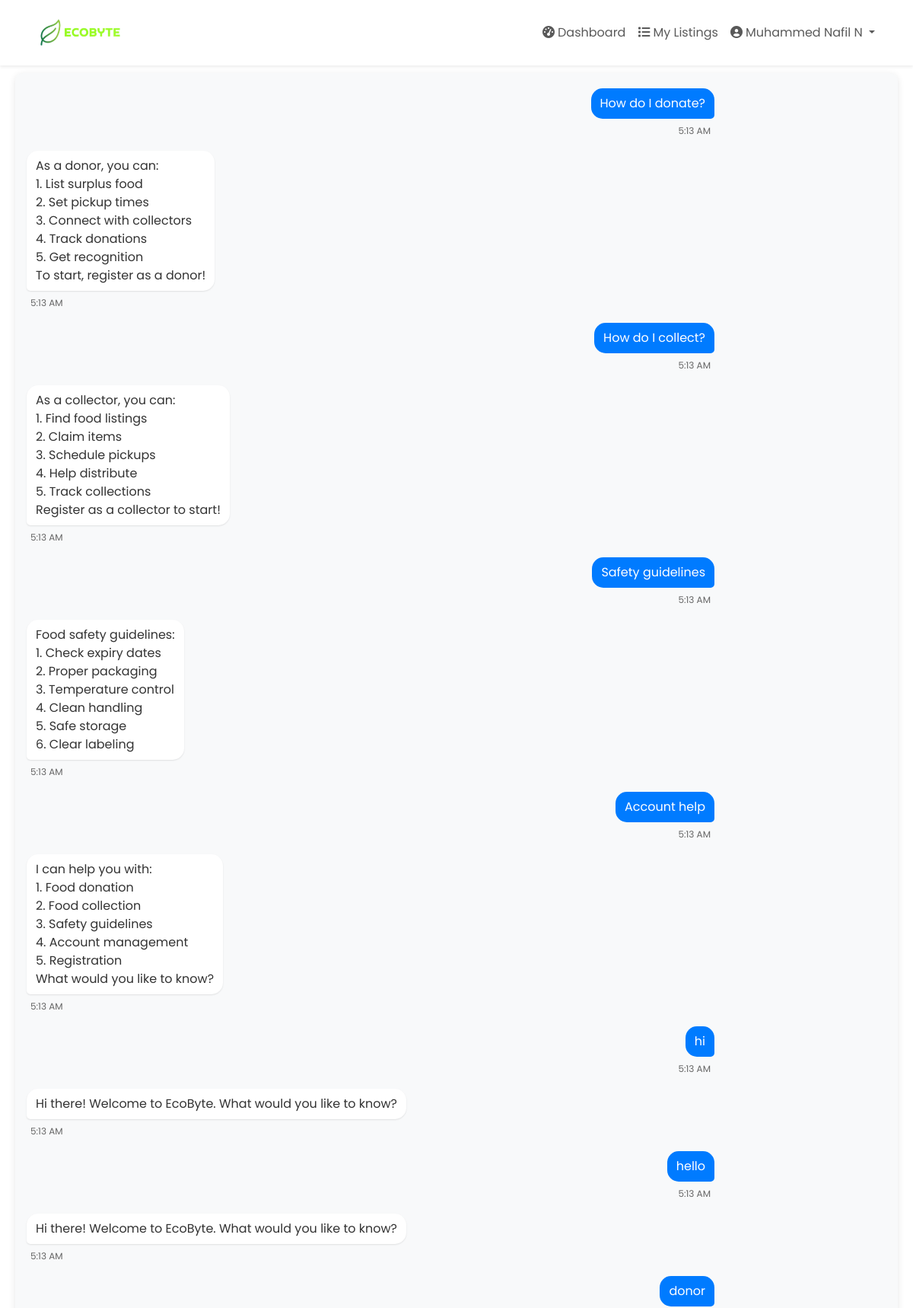
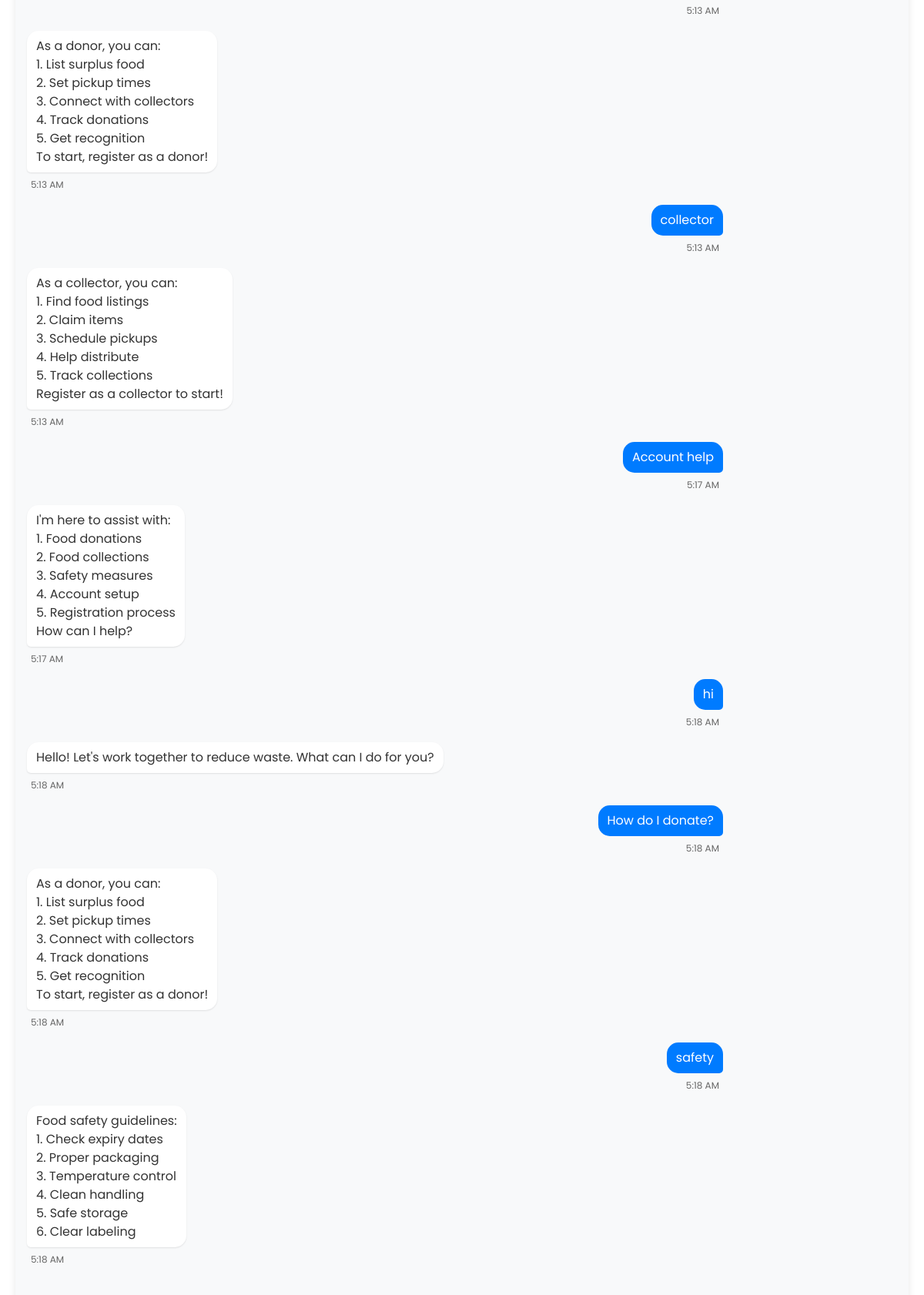
Page /chat/ (signed in, upper part) on the committed database (2 pictures, top to bottom).
### web/models.py (models this page shows, shortened)
class User(AbstractUser):
    USER_TYPE_CHOICES = (
        ('donor', 'Donor'),
        ('collector', 'Collector'),
    )
    username = None
    email = models.EmailField(_('email address'), unique=True)
    name = models.CharField(max_length=255)
    phone = models.CharField(max_length=15)
    user_type = models.CharField(max_length=10, choices=USER_TYPE_CHOICES)
    created_at = models.DateTimeField(auto_now_add=True)
    updated_at = models.DateTimeField(auto_now=True)
    USERNAME_FIELD = 'email'
    REQUIRED_FIELDS = ['name', 'phone', 'user_type']
    objects = UserManager()
    @property
    def is_donor(self):
        return self.user_type == 'donor'

### chatbot/models.py (models this page shows, shortened)
class ChatMessage(models.Model):
    user = models.ForeignKey(settings.AUTH_USER_MODEL, on_delete=models.CASCADE)
    message = models.TextField()
    is_bot = models.BooleanField(default=False)
    created_at = models.DateTimeField(auto_now_add=True)
    class Meta:
        ordering = ['created_at']

### chatbot/views.py (the view, shortened to what this page needs)
# urls.py: path('', views.chat_view, name='chat'),
@login_required
def chat_view(request):
    chat_history = ChatMessage.objects.filter(user=request.user).order_by('created_at')
    return render(request, 'chatbot/chat.html', {
        'chat_history': chat_history
    })

### chatbot/templates/chatbot/chat.html (shortened to what this page needs)
{% extends 'base.html' %}
{% load static %}
{% block content %}
<div class="chat-container">
    <div class="chat-messages" id="chat-messages">
        {% for message in chat_history %}
            <div class="message {% if message.is_bot %}bot-message{% else %}user-message{% endif %}">
                <div class="message-content">{{ message.message|linebreaksbr }}</div>
                <div class="message-time">{{ message.created_at|date:"g:i A" }}</div>
            </div>
        {% endfor %}
    </div>
</div>
{% endblock %}

### templates/base.html (shortened to what this page needs)
{% load static %}
<!DOCTYPE html>
<html lang="en">
<head>
    <link href="https://cdn.jsdelivr.net/npm/bootstrap@5.3.0/dist/css/bootstrap.min.css" rel="stylesheet">
    <link rel="stylesheet" href="https://cdnjs.cloudflare.com/ajax/libs/font-awesome/6.0.0/css/all.min.css">
    <link rel="stylesheet" href="{% static 'css/styles.css' %}">
</head>
<body>
    <nav class="navbar navbar-expand-lg navbar-light bg-white fixed-top shadow-sm">
        <div class="container">
            <a class="navbar-brand" href="{% url 'web:index' %}">
                <img src="{% static 'images/EcoByte.png' %}" alt="EcoByte Logo" height="60">
            </a>
            <div class="collapse navbar-collapse" id="navbarNav">
                <ul class="navbar-nav ms-auto align-items-center">
                    {% if user.is_authenticated %}
                        {% if user.is_donor %}
                            <li class="nav-item">
                                <a class="nav-link" href="{% url 'web:donor_dashboard' %}">
                                    <i class="fas fa-tachometer-alt me-1"></i>Dashboard
                                </a>
                            </li>
                            <li class="nav-item">
                                <a class="nav-link" href="{% url 'web:add_listing' %}">
                                    <i class="fas fa-plus-circle me-1"></i>Add Listing
                                </a>
                            </li>
                        {% else %}
                            <li class="nav-item">
                                <a class="nav-link" href="{% url 'web:collector_dashboard' %}">
                                    <i class="fas fa-tachometer-alt me-1"></i>Dashboard
                                </a>
                            </li>
                        {% endif %}
                        <li class="nav-item">
                            <a class="nav-link" href="{% url 'web:my_listings' %}">
                                <i class="fas fa-list me-1"></i>My Listings
                            </a>
                        </li>
                        <li class="nav-item dropdown">
                            <a class="nav-link dropdown-toggle" href="#" id="userDropdown" role="button" data-bs-toggle="dropdown">
                                <i class="fas fa-user-circle me-1"></i>{{ user.name }}
                            </a>
                        </li>
                    {% endif %}
                </ul>
            </div>
        </div>
    </nav>
    <main class="main-content">
        {% block content %}{% endblock %}
    </main>
</body>
</html>

### static/css/styles.css (style rules this page uses)
body { font-family: 'Poppins', sans-serif; color: #2c3e50; padding-top: 76px; }
.main-content { min-height: calc(100vh - 76px - 300px); }
.navbar { transition: all 0.3s ease; }
.navbar-brand img { transition: all 0.3s ease; }

### chatbot/templates/chatbot/chat.html (style rules this page uses)
.chat-container { height: calc(100vh - 200px); display: flex; flex-direction: column; background: #f8f9fa; border-radius: 10px; box-shadow: 0 2px 10px rgba(0,0,0,0.1); margin: 20px; overflow: hidden; }
.chat-messages { flex: 1; overflow-y: auto; padding: 20px; }
.message { margin-bottom: 15px; display: flex; flex-direction: column; }
.message-content { max-width: 70%; padding: 12px 16px; border-radius: 15px; margin: 5px 0; word-wrap: break-word; }
.user-message { align-items: flex-end; }
.user-message .message-content { background: #007bff; color: white; border-bottom-right-radius: 5px; }
.bot-message { align-items: flex-start; }
.bot-message .message-content { background: white; color: #333; border-bottom-left-radius: 5px; box-shadow: 0 1px 2px rgba(0,0,0,0.1); }
.message-time { font-size: 0.75rem; color: #666; margin: 2px 5px; }

### chatbot/templates/chatbot/chat_bubble.html (style rules this page uses)
.chat-messages { flex-grow: 1; overflow-y: auto; padding: 15px; background: #f8f9fa; }
.message { margin-bottom: 10px; max-width: 80%; }
.message-content { padding: 8px 12px; border-radius: 15px; display: inline-block; }

### rows in the picture
User: name "Muhammed Nafil N"
ChatMessage: message "How do I donate?", created_at "5:13 AM"
ChatMessage: message "As a donor, you can: 1. List surplus food 2. Set pickup times 3. Connect with collectors 4. Track donations 5. Get recognition To start, register as a donor!", created_at "5:13 AM"
ChatMessage: message "How do I collect?", created_at "5:13 AM"
ChatMessage: message "As a collector, you can: 1. Find food listings 2. Claim items 3. Schedule pickups 4. Help distribute 5. Track collections Register as a collector to start!", created_at "5:13 AM"
ChatMessage: message "Safety guidelines", created_at "5:13 AM"
ChatMessage: message "Food safety guidelines: 1. Check expiry dates 2. Proper packaging 3. Temperature control 4. Clean handling 5. Safe storage 6. Clear labeling", created_at "5:13 AM"
ChatMessage: message "Account help", created_at "5:13 AM"
ChatMessage: message "I can help you with: 1. Food donation 2. Food collection 3. Safety guidelines 4. Account management 5. Registration What would you like to know?", created_at "5:13 AM"
ChatMessage: message "hi", created_at "5:13 AM"
ChatMessage: message "Hi there! Welcome to EcoByte. What would you like to know?", created_at "5:13 AM"
ChatMessage: message "hello", created_at "5:13 AM"
ChatMessage: message "Hi there! Welcome to EcoByte. What would you like to know?", created_at "5:13 AM"
ChatMessage: message "donor", created_at "5:13 AM"
ChatMessage: message "As a donor, you can: 1. List surplus food 2. Set pickup times 3. Connect with collectors 4. Track donations 5. Get recognition To start, register as a donor!", created_at "5:13 AM"
ChatMessage: message "collector", created_at "5:13 AM"
ChatMessage: message "As a collector, you can: 1. Find food listings 2. Claim items 3. Schedule pickups 4. Help distribute 5. Track collections Register as a collector to start!", created_at "5:13 AM"
ChatMessage: message "Account help", created_at "5:17 AM"
ChatMessage: message "I'm here to assist with: 1. Food donations 2. Food collections 3. Safety measures 4. Account setup 5. Registration process How can I help?", created_at "5:17 AM"
ChatMessage: message "hi", created_at "5:18 AM"
ChatMessage: message "Hello! Let's work together to reduce waste. What can I do for you?", created_at "5:18 AM"
ChatMessage: message "How do I donate?", created_at "5:18 AM"
ChatMessage: message "As a donor, you can: 1. List surplus food 2. Set pickup times 3. Connect with collectors 4. Track donations 5. Get recognition To start, register as a donor!", created_at "5:18 AM"
ChatMessage: message "safety", created_at "5:18 AM"
ChatMessage: message "Food safety guidelines: 1. Check expiry dates 2. Proper packaging 3. Temperature control 4. Clean handling 5. Safe storage 6. Clear labeling", created_at "5:18 AM"
